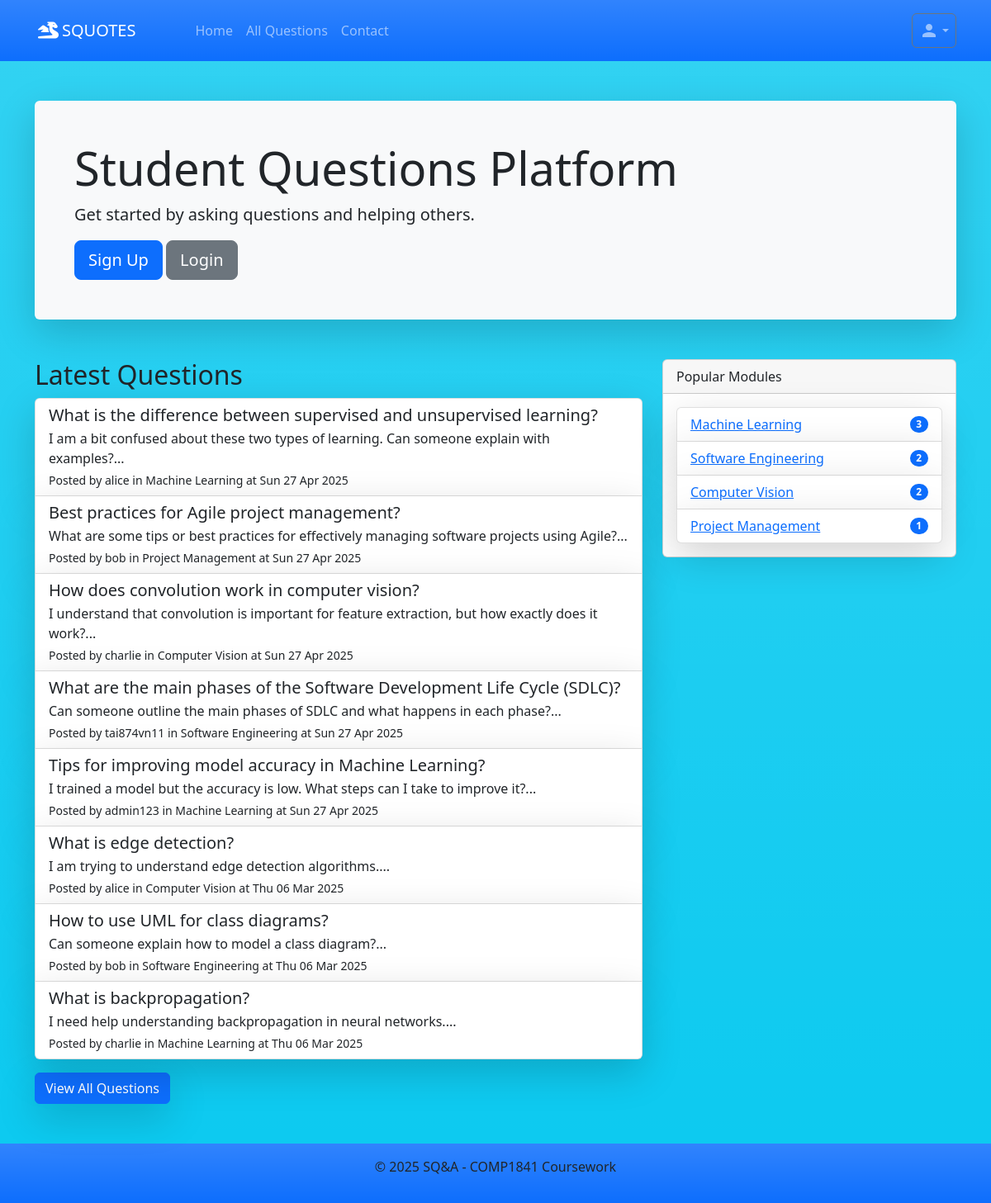
The page / on the database its author committed.
### tables this page shows
CREATE TABLE `questions` (
  `question_id` int(11) NOT NULL,
  `title` varchar(255) NOT NULL,
  `content` text NOT NULL,
  `image` blob DEFAULT NULL,
  `user_id` int(11) DEFAULT NULL,
  `module_id` int(11) DEFAULT NULL,
  `created_at` timestamp NOT NULL DEFAULT current_timestamp(),
  `updated_at` timestamp NOT NULL DEFAULT current_timestamp() ON UPDATE current_timestamp()
);

CREATE TABLE `users` (
  `user_id` int(11) NOT NULL,
  `username` varchar(50) NOT NULL,
  `email` varchar(100) NOT NULL,
  `password` varchar(255) NOT NULL,
  `created_at` timestamp NOT NULL DEFAULT current_timestamp(),
  `role` enum('user','admin') NOT NULL DEFAULT 'user'
);

CREATE TABLE `modules` (
  `module_id` int(11) NOT NULL,
  `module_name` varchar(255) NOT NULL
);

### index.php (called while the page is built, shortened)
<?php
include './includes/query.php';
include './templates/home.html.php' ?>

### includes/query.php (called while the page is built, shortened)
<?php
function getModulesAndQuestionCount($pdo) {
    $stmt = $pdo->query('
        SELECT m.module_id, m.module_name, COUNT(q.question_id) as question_count
        FROM modules m
        LEFT JOIN questions q ON m.module_id = q.module_id
        GROUP BY m.module_id
        ORDER BY question_count DESC
    ');
    return $stmt->fetchAll();
}
function getLatestQuestion($pdo) {
    $stmt = $pdo->query('
        SELECT q.*, u.username, m.module_name
        FROM questions q
        LEFT JOIN users u ON q.user_id = u.user_id
        LEFT JOIN modules m ON q.module_id = m.module_id
        ORDER BY q.created_at DESC
        LIMIT 8
        ');
    return $stmt->fetchAll();
}
?>

### templates/home.html.php (the view)
<?php include './templates/header.html.php';?>
<div class="jumbotron bg-light p-5 rounded shadow-lg">
    <h1 class="display-4">Student Questions Platform</h1>
    <p class="lead">Get started by asking questions and helping others.</p>
    <?php if (!isset($_SESSION['user_id'])): ?>
        <a href="register.php" class="btn btn-primary btn-lg">Sign Up</a>
        <a href="login.php" class="btn btn-secondary btn-lg">Login</a>
    <?php else: ?>
        <a href="createQuestion.php" class="btn btn-primary btn-lg">Ask a Question</a>
        <a href="none.php" class="btn btn-secondary btn-lg">Popular Questions</a>
    <?php endif; ?>
</div>
<div class="row mt-5">
    <div class="col-md-8">
        <h2>Latest Questions</h2>
        <?php
            $questions = getLatestQuestion($pdo);
            if (count($questions) > 0): ?>
            <div class="list-group">
                <?php foreach ($questions as $question): ?>
                    <a href="question.php?id=<?= $question['question_id'] ?>" class="list-group-item list-group-item-action shadow-lg">
                        <div class="d-flex w-100 justify-content-between">
                            <h5 class="mb-1"><?= htmlspecialchars($question['title']) ?></h5>
                        </div>
                        <p class="mb-1"><?= substr(htmlspecialchars($question['content']), 0, 150) ?>...</p>
                        <small>
                            Posted by <?= htmlspecialchars($question['username'] ?? 'Unknown') ?>
                            <?php if ($question['module_name']): ?>
                                in <?=htmlspecialchars($question['module_name']) ?>
                                at <?=$displayDate=htmlspecialchars(date("D d M Y",strtotime($question['created_at'])),ENT_QUOTES,'UTF-8')?>
                            <?php endif; ?>
                        </small>
                    </a>
                <?php endforeach; ?>
            </div>
            <div class="mt-3">
                <a href="questions.php" class="btn btn-primary shadow-lg">View All Questions</a>
            </div>
        <?php else: ?>
            <p>No questions have been asked yet. Be the first to ask!</p>
        <?php endif; ?>
    </div>
    <div class="col-md-4">
        <div class="card">
            <div class="card-header">
                Popular Modules
            </div>
            <div class="card-body">
                <?php
                $modules = getModulesAndQuestionCount($pdo);
                if (count($modules) > 0):
                ?>
                    <ul class="list-group">
                        <?php foreach ($modules as $module): ?>
                            <li class="list-group-item d-flex justify-content-between align-items-center shadow-lg">
                                <a href="questions.php?module=<?= $module['module_id'] ?>">
                                    <?= htmlspecialchars($module['module_name']) ?>
                                </a>
                                <span class="badge bg-primary rounded-pill"><?= $module['question_count'] ?></span>
                            </li>
                        <?php endforeach; ?>
                    </ul>
                <?php else: ?>
                    <p class="card-text ">No modules available yet.</p>
                <?php endif; ?>
            </div>
        </div>
    </div>
</div>
<?php include './templates/footer.html.php'; ?>

### templates/header.html.php (shortened to what this page needs)
<head>
    <link rel="stylesheet" href="https://cdn.jsdelivr.net/npm/bootstrap@5.2.3/dist/css/bootstrap.min.css">
    <link rel="stylesheet" href="https://cdnjs.cloudflare.com/ajax/libs/font-awesome/6.7.2/css/all.min.css" />
</head>
    <nav class="navbar navbar-expand-lg navbar-dark bg-primary bg-gradient pb-3 pt-3">
        <div class="container">
            <a class="navbar-brand" href="index.php"><i class="fa-solid fa-dragon mx-1"></i>SQUOTES</a>
            <div class="collapse navbar-collapse ms-5" id="navbarNav">
                <ul class="navbar-nav me-auto">
                    <li class="nav-item">
                        <a class="nav-link" href="index.php">Home</a>
                    </li>
                    <li class="nav-item">
                        <a class="nav-link" href="questions.php">All Questions</a>
                    </li>
                    <li class="nav-item">
                        <a class="nav-link" href="contact.php">Contact</a>
                    </li>
                </ul>
                <ul class="navbar-nav">
                    <?php if (isset($_SESSION['user_id'])): ?>
                        <div class="nav-item dropdown">
                            <a class="btn btn-outline-secondary nav-link dropdown-toggle d-flex justify-content-evenly align-items-center" href="#" id="navbarDropdown" role="button" data-bs-toggle="dropdown">
                                <?= htmlspecialchars($_SESSION['username']) ?>
                                <i class="material-icons">person</i>
                            </a>
                            <ul class="dropdown-menu">
                                <li><a class="dropdown-item" href="./profile.php">Profile</a></li>
                                <?php if ($_SESSION['role'] === 'admin' ?? false): ?>
                                <hr class="dropdown-divider">
                                <li><a class="dropdown-item" href="admin.php">Admin Panel</a></li>
                                <?php endif; ?>
                                <li><hr class="dropdown-divider"></li>
                                <li><a class="dropdown-item" href="logout.php">Logout</a></li>
                            </ul>
                        </div>
                    <?php else: ?>
                        <div class="dropdown">
                            <a class="btn btn-outline-secondary nav-link dropdown-toggle d-flex justify-content-between align-items-center" href="#" role="button" data-bs-toggle="dropdown" aria-expanded="false">
                                <i class="material-icons icon">person</i>
                            </a>
                        </div>
                    <?php endif; ?>
                </ul>
            </div>
        </div>
    </nav>
<body>
<div class="container-fluid bg-info bg-gradient" style="min-height: calc(100vh - 56px);">
    <div class="container pb-5 pt-5">

### templates/footer.html.php
</div>
    </div>
        <footer class="bg-primary bg-gradient py-3">
            <div class="container text-center">
                <p>&copy; <?= date('Y') ?> SQ&A - COMP1841 Coursework</p>
            </div>
        </footer>
</body>
</html>

### rows shown on the page
questions: title "What is the difference between supervised and unsupervised learning?", content "I am a bit confused about these two types of learning. Can someone explain with examples?", user.username "alice", module.module_name "Machine Learning", created_at "Sun 27 Apr 2025"
questions: title "Best practices for Agile project management?", content "What are some tips or best practices for effectively managing software projects using Agile?", user.username "bob", module.module_name "Project Management", created_at "Sun 27 Apr 2025"
questions: title "How does convolution work in computer vision?", content "I understand that convolution is important for feature extraction, but how exactly does it work?", user.username "charlie", module.module_name "Computer Vision", created_at "Sun 27 Apr 2025"
questions: title "What are the main phases of the Software Development Life Cycle (SDLC)?", content "Can someone outline the main phases of SDLC and what happens in each phase?", user.username "tai874vn11", module.module_name "Software Engineering", created_at "Sun 27 Apr 2025"
questions: title "Tips for improving model accuracy in Machine Learning?", content "I trained a model but the accuracy is low. What steps can I take to improve it?", user.username "admin123", module.module_name "Machine Learning", created_at "Sun 27 Apr 2025"
questions: title "What is edge detection?", content "I am trying to understand edge detection algorithms.", user.username "alice", module.module_name "Computer Vision", created_at "Thu 06 Mar 2025"
questions: title "How to use UML for class diagrams?", content "Can someone explain how to model a class diagram?", user.username "bob", module.module_name "Software Engineering", created_at "Thu 06 Mar 2025"
questions: title "What is backpropagation?", content "I need help understanding backpropagation in neural networks.", user.username "charlie", module.module_name "Machine Learning", created_at "Thu 06 Mar 2025"
modules: module_name "Machine Learning", question_count "3"
modules: module_name "Software Engineering", question_count "2"
modules: module_name "Computer Vision", question_count "2"
modules: module_name "Project Management", question_count "1"
